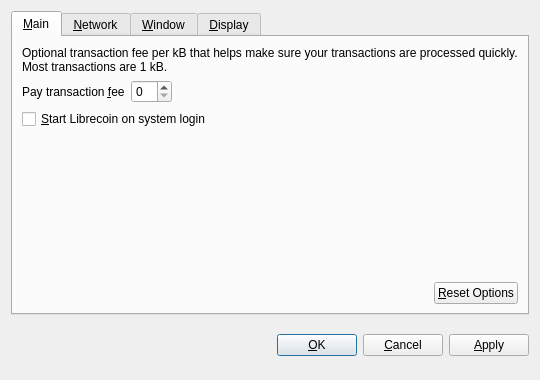
<?xml version="1.0" encoding="UTF-8"?>
<ui version="4.0">
 <class>OptionsDialog</class>
 <widget class="QDialog" name="OptionsDialog">
  <property name="geometry">
   <rect>
    <x>0</x>
    <y>0</y>
    <width>540</width>
    <height>380</height>
   </rect>
  </property>
  <property name="windowTitle">
   <string>Options</string>
  </property>
  <property name="modal">
   <bool>true</bool>
  </property>
  <layout class="QVBoxLayout" name="verticalLayout">
   <item>
    <widget class="QTabWidget" name="tabWidget">
     <property name="tabPosition">
      <enum>QTabWidget::North</enum>
     </property>
     <property name="currentIndex">
      <number>0</number>
     </property>
     <widget class="QWidget" name="tabMain">
      <attribute name="title">
       <string>&amp;Main</string>
      </attribute>
      <layout class="QVBoxLayout" name="verticalLayout_Main">
       <item>
        <widget class="QLabel" name="transactionFeeInfoLabel">
         <property name="text">
          <string>Optional transaction fee per kB that helps make sure your transactions are processed quickly. Most transactions are 1 kB.</string>
         </property>
         <property name="textFormat">
          <enum>Qt::PlainText</enum>
         </property>
         <property name="wordWrap">
          <bool>true</bool>
         </property>
        </widget>
       </item>
       <item>
        <layout class="QHBoxLayout" name="horizontalLayout_1_Main">
         <item>
          <widget class="QLabel" name="transactionFeeLabel">
           <property name="text">
            <string>Pay transaction &amp;fee</string>
           </property>
           <property name="textFormat">
            <enum>Qt::PlainText</enum>
           </property>
           <property name="buddy">
            <cstring>transactionFee</cstring>
           </property>
          </widget>
         </item>
         <item>
          <widget class="BitcoinAmountField" name="transactionFee"/>
         </item>
         <item>
          <spacer name="horizontalSpacer_1_Main">
           <property name="orientation">
            <enum>Qt::Horizontal</enum>
           </property>
           <property name="sizeHint" stdset="0">
            <size>
             <width>40</width>
             <height>20</height>
            </size>
           </property>
          </spacer>
         </item>
        </layout>
       </item>
       <item>
        <widget class="QCheckBox" name="bitcoinAtStartup">
         <property name="toolTip">
          <string>Automatically start Librecoin after logging in to the system.</string>
         </property>
         <property name="text">
          <string>&amp;Start Librecoin on system login</string>
         </property>
        </widget>
       </item>
       <item>
        <spacer name="verticalSpacer_Main">
         <property name="orientation">
          <enum>Qt::Vertical</enum>
         </property>
         <property name="sizeHint" stdset="0">
          <size>
           <width>20</width>
           <height>40</height>
          </size>
         </property>
        </spacer>
       </item>
       <item>
        <layout class="QHBoxLayout" name="horizontalLayout_2_Main">
         <item>
          <spacer name="horizontalSpacer_2_Main">
           <property name="orientation">
            <enum>Qt::Horizontal</enum>
           </property>
           <property name="sizeHint" stdset="0">
            <size>
             <width>40</width>
             <height>20</height>
            </size>
           </property>
          </spacer>
         </item>
         <item>
          <widget class="QPushButton" name="resetButton">
           <property name="toolTip">
            <string>Reset all client options to default.</string>
           </property>
           <property name="text">
            <string>&amp;Reset Options</string>
           </property>
           <property name="autoDefault">
            <bool>false</bool>
           </property>
          </widget>
         </item>
        </layout>
       </item>
      </layout>
     </widget>
     <widget class="QWidget" name="tabNetwork">
      <attribute name="title">
       <string>&amp;Network</string>
      </attribute>
      <layout class="QVBoxLayout" name="verticalLayout_Network">
       <item>
        <widget class="QCheckBox" name="mapPortUpnp">
         <property name="toolTip">
          <string>Automatically open the Librecoin client port on the router. This only works when your router supports UPnP and it is enabled.</string>
         </property>
         <property name="text">
          <string>Map port using &amp;UPnP</string>
         </property>
        </widget>
       </item>
       <item>
        <widget class="QCheckBox" name="connectSocks">
         <property name="toolTip">
          <string>Connect to the Librecoin network through a SOCKS proxy (e.g. when connecting through Tor).</string>
         </property>
         <property name="text">
          <string>&amp;Connect through SOCKS proxy:</string>
         </property>
        </widget>
       </item>
       <item>
        <layout class="QHBoxLayout" name="horizontalLayout_Network">
         <item>
          <widget class="QLabel" name="proxyIpLabel">
           <property name="text">
            <string>Proxy &amp;IP:</string>
           </property>
           <property name="textFormat">
            <enum>Qt::PlainText</enum>
           </property>
           <property name="buddy">
            <cstring>proxyIp</cstring>
           </property>
          </widget>
         </item>
         <item>
          <widget class="QValidatedLineEdit" name="proxyIp">
           <property name="maximumSize">
            <size>
             <width>140</width>
             <height>16777215</height>
            </size>
           </property>
           <property name="toolTip">
            <string>IP address of the proxy (e.g. 127.0.0.1)</string>
           </property>
          </widget>
         </item>
         <item>
          <widget class="QLabel" name="proxyPortLabel">
           <property name="text">
            <string>&amp;Port:</string>
           </property>
           <property name="textFormat">
            <enum>Qt::PlainText</enum>
           </property>
           <property name="buddy">
            <cstring>proxyPort</cstring>
           </property>
          </widget>
         </item>
         <item>
          <widget class="QLineEdit" name="proxyPort">
           <property name="maximumSize">
            <size>
             <width>55</width>
             <height>16777215</height>
            </size>
           </property>
           <property name="toolTip">
            <string>Port of the proxy (e.g. 9050)</string>
           </property>
          </widget>
         </item>
         <item>
          <widget class="QLabel" name="socksVersionLabel">
           <property name="text">
            <string>SOCKS &amp;Version:</string>
           </property>
           <property name="textFormat">
            <enum>Qt::PlainText</enum>
           </property>
           <property name="buddy">
            <cstring>socksVersion</cstring>
           </property>
          </widget>
         </item>
         <item>
          <widget class="QValueComboBox" name="socksVersion">
           <property name="toolTip">
            <string>SOCKS version of the proxy (e.g. 5)</string>
           </property>
          </widget>
         </item>
         <item>
          <spacer name="horizontalSpacer_Network">
           <property name="orientation">
            <enum>Qt::Horizontal</enum>
           </property>
           <property name="sizeHint" stdset="0">
            <size>
             <width>40</width>
             <height>20</height>
            </size>
           </property>
          </spacer>
         </item>
        </layout>
       </item>
       <item>
        <spacer name="verticalSpacer_Network">
         <property name="orientation">
          <enum>Qt::Vertical</enum>
         </property>
         <property name="sizeHint" stdset="0">
          <size>
           <width>20</width>
           <height>40</height>
          </size>
         </property>
        </spacer>
       </item>
      </layout>
     </widget>
     <widget class="QWidget" name="tabWindow">
      <attribute name="title">
       <string>&amp;Window</string>
      </attribute>
      <layout class="QVBoxLayout" name="verticalLayout_Window">
       <item>
        <widget class="QCheckBox" name="minimizeToTray">
         <property name="toolTip">
          <string>Show only a tray icon after minimizing the window.</string>
         </property>
         <property name="text">
          <string>&amp;Minimize to the tray instead of the taskbar</string>
         </property>
        </widget>
       </item>
       <item>
        <widget class="QCheckBox" name="minimizeOnClose">
         <property name="toolTip">
          <string>Minimize instead of exit the application when the window is closed. When this option is enabled, the application will be closed only after selecting Quit in the menu.</string>
         </property>
         <property name="text">
          <string>M&amp;inimize on close</string>
         </property>
        </widget>
       </item>
       <item>
        <spacer name="verticalSpacer_Window">
         <property name="orientation">
          <enum>Qt::Vertical</enum>
         </property>
         <property name="sizeHint" stdset="0">
          <size>
           <width>20</width>
           <height>40</height>
          </size>
         </property>
        </spacer>
       </item>
      </layout>
     </widget>
     <widget class="QWidget" name="tabDisplay">
      <attribute name="title">
       <string>&amp;Display</string>
      </attribute>
      <layout class="QVBoxLayout" name="verticalLayout_Display">
       <item>
        <layout class="QHBoxLayout" name="horizontalLayout_1_Display">
         <item>
          <widget class="QLabel" name="langLabel">
           <property name="text">
            <string>User Interface &amp;language:</string>
           </property>
           <property name="textFormat">
            <enum>Qt::PlainText</enum>
           </property>
           <property name="buddy">
            <cstring>lang</cstring>
           </property>
          </widget>
         </item>
         <item>
          <widget class="QValueComboBox" name="lang">
           <property name="toolTip">
            <string>The user interface language can be set here. This setting will take effect after restarting Librecoin.</string>
           </property>
          </widget>
         </item>
        </layout>
       </item>
       <item>
        <layout class="QHBoxLayout" name="horizontalLayout_2_Display">
         <item>
          <widget class="QLabel" name="unitLabel">
           <property name="text">
            <string>&amp;Unit to show amounts in:</string>
           </property>
           <property name="textFormat">
            <enum>Qt::PlainText</enum>
           </property>
           <property name="buddy">
            <cstring>unit</cstring>
           </property>
          </widget>
         </item>
         <item>
          <widget class="QValueComboBox" name="unit">
           <property name="toolTip">
            <string>Choose the default subdivision unit to show in the interface and when sending coins.</string>
           </property>
          </widget>
         </item>
        </layout>
       </item>
       <item>
        <widget class="QCheckBox" name="displayAddresses">
         <property name="toolTip">
          <string>Whether to show Librecoin addresses in the transaction list or not.</string>
         </property>
         <property name="text">
          <string>&amp;Display addresses in transaction list</string>
         </property>
        </widget>
       </item>
       <item>
        <spacer name="verticalSpacer_Display">
         <property name="orientation">
          <enum>Qt::Vertical</enum>
         </property>
         <property name="sizeHint" stdset="0">
          <size>
           <width>20</width>
           <height>40</height>
          </size>
         </property>
        </spacer>
       </item>
      </layout>
     </widget>
    </widget>
   </item>
   <item>
    <layout class="QHBoxLayout" name="horizontalLayout_Buttons">
     <item>
      <spacer name="horizontalSpacer_1">
       <property name="orientation">
        <enum>Qt::Horizontal</enum>
       </property>
       <property name="sizeHint" stdset="0">
        <size>
         <width>40</width>
         <height>48</height>
        </size>
       </property>
      </spacer>
     </item>
     <item>
      <widget class="QLabel" name="statusLabel">
       <property name="font">
        <font>
         <weight>75</weight>
         <bold>true</bold>
        </font>
       </property>
       <property name="text">
        <string/>
       </property>
       <property name="textFormat">
        <enum>Qt::PlainText</enum>
       </property>
       <property name="wordWrap">
        <bool>true</bool>
       </property>
      </widget>
     </item>
     <item>
      <spacer name="horizontalSpacer_2">
       <property name="orientation">
        <enum>Qt::Horizontal</enum>
       </property>
       <property name="sizeHint" stdset="0">
        <size>
         <width>40</width>
         <height>48</height>
        </size>
       </property>
      </spacer>
     </item>
     <item>
      <widget class="QPushButton" name="okButton">
       <property name="text">
        <string>&amp;OK</string>
       </property>
      </widget>
     </item>
     <item>
      <widget class="QPushButton" name="cancelButton">
       <property name="text">
        <string>&amp;Cancel</string>
       </property>
       <property name="autoDefault">
        <bool>false</bool>
       </property>
      </widget>
     </item>
     <item>
      <widget class="QPushButton" name="applyButton">
       <property name="text">
        <string>&amp;Apply</string>
       </property>
       <property name="autoDefault">
        <bool>false</bool>
       </property>
      </widget>
     </item>
    </layout>
   </item>
  </layout>
 </widget>
 <customwidgets>
  <customwidget>
   <class>BitcoinAmountField</class>
   <extends>QSpinBox</extends>
   <header>bitcoinamountfield.h</header>
  </customwidget>
  <customwidget>
   <class>QValueComboBox</class>
   <extends>QComboBox</extends>
   <header>qvaluecombobox.h</header>
  </customwidget>
  <customwidget>
   <class>QValidatedLineEdit</class>
   <extends>QLineEdit</extends>
   <header>qvalidatedlineedit.h</header>
  </customwidget>
 </customwidgets>
 <resources/>
 <connections/>
</ui>
